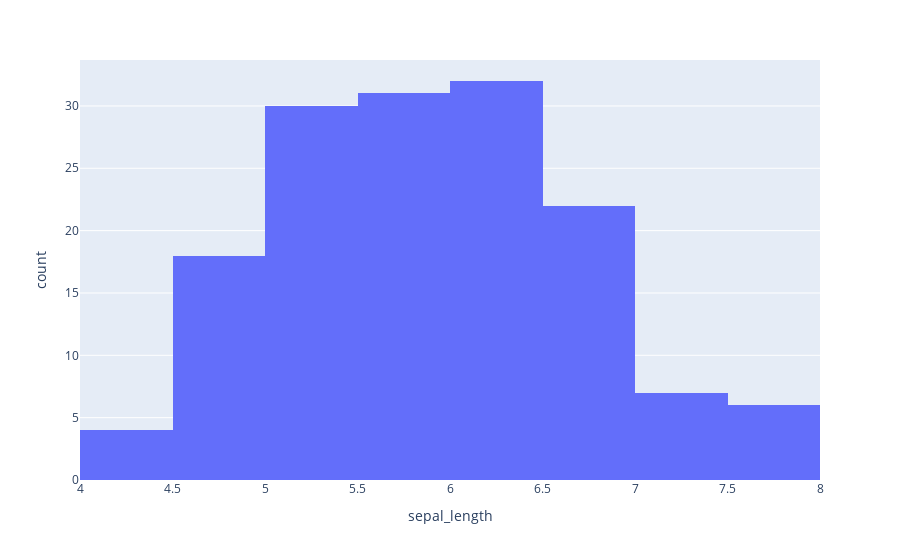

Source (notebook cell):
### Code cell
fig=px.histogram(df,x='sepal_length')
fig

### Figure 1 — Plotly figure (JSON) as saved in the notebook; plotly's stock layout.template omitted (floating-point values rounded to 4 significant figures; data arrays with more than 128 entries replaced by an {"elided": "..."} marker saying what was removed)
{"data": [{"bingroup": "x", "hovertemplate": "sepal_length=%{x}<br>count=%{y}<extra></extra>", "legendgroup": "", "marker": {"color": "#636efa", "pattern": {"shape": ""}}, "name": "", "orientation": "v", "showlegend": false, "type": "histogram", "x": {"elided": "150 float values"}, "xaxis": "x", "yaxis": "y"}], "layout": {"barmode": "relative", "legend": {"tracegroupgap": 0}, "margin": {"t": 60}, "xaxis": {"anchor": "y", "domain": [0, 1], "title": {"text": "sepal_length"}}, "yaxis": {"anchor": "x", "domain": [0, 1], "title": {"text": "count"}}}}
